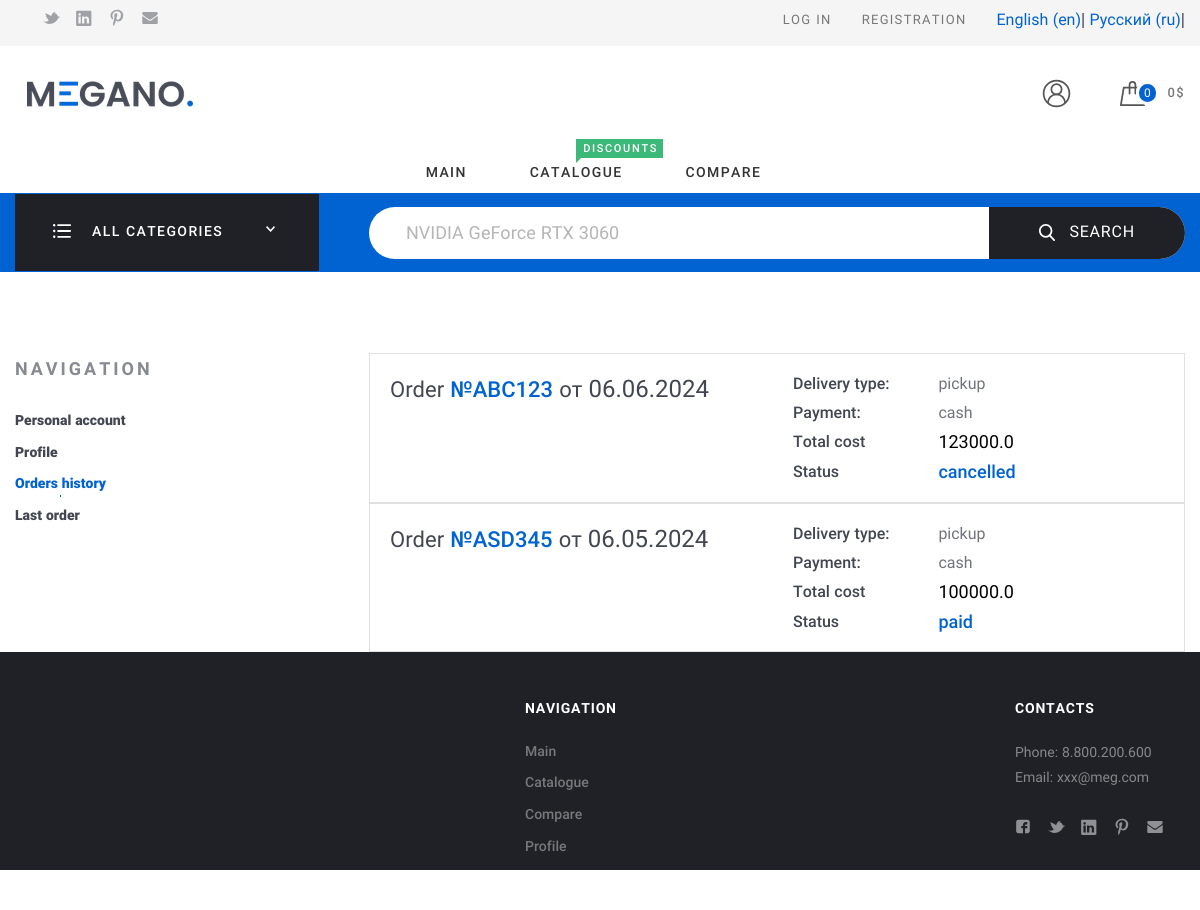
/en/profile/order/history/ (signed in), run on the app's committed database.
### pay/models.py (models this page shows)
class Order(models.Model):
    class Meta:
        get_latest_by = "created_at"
        verbose_name = _("заказ")
        verbose_name_plural = _("Заказы")
    user = models.ForeignKey(
        User,
        null=True,
        blank=True,
        on_delete=models.PROTECT,
        related_name="orders",
        verbose_name=_("пользователь"),
    )
    city = models.CharField(max_length=100, verbose_name=_("город"))
    address = models.CharField(max_length=100, verbose_name=_("адрес"))
    payment_type = models.CharField(
        choices=PaymentChoices.choices,
        default=PaymentChoices.CASH,
        max_length=100,
        verbose_name=_("оплата"),
    )
    payment_status = models.CharField(
        choices=PaymentStatus.choices,
        default=PaymentStatus.CANCELLED,
        max_length=100,
        verbose_name=_("статус оплаты"),
    )
    delivery = models.CharField(
        choices=DeliveryChoices.choices,
        default=DeliveryChoices.PICKUP,
        max_length=100,
        verbose_name=_("доставка"),
    )
    created_at = models.DateTimeField(auto_now_add=True, verbose_name=_("создан"))
    comment = models.CharField(max_length=200, verbose_name=_("комментарий"))
    reference_num = models.CharField(max_length=100, verbose_name=_("номер заказа"))

### shopapp/views.py (the view, shortened to what this page needs)
# urls.py: path("profile/order/history/", HistoryOrder.as_view(), name="history_order"),
class HistoryOrder(ListView):
    model = Order
    template_name = "shopapp/historyorder.html"
    def get_context_data(self, **kwargs):
        context = {}
        history_orders = self.request.user.orders.order_by("-created_at")
        for order in history_orders:
            context[order] = order.order_items.only("price").aggregate(Sum("price"))
            context[order] = context[order]["price__sum"]
        return {"history_orders": context}

### cart/cart.py (called while the page is built)
    def __len__(self):
        return sum(item["quantity"] for item in self.cart.values())

    def get_total_price(self):
        return sum(
            Decimal(item["price"]) * item["quantity"] for item in self.cart.values()
        )

### cart/context_processors.py (called while the page is built)
def cart(request):
    return {"cart": Cart(request)}

### shopapp/templatetags/my_tags.py (called while the page is built)
@register.simple_tag
def reference_to_products():
    return Categories.objects.filter(parent__isnull=True)

### shopapp/templates/shopapp/historyorder.html (shortened to what this page needs)
<!DOCTYPE html>
{% extends 'shopapp/base_main.html' %}
{% load static %}
{% load i18n %}
{% block middle %}
<body class="Site">
    <div class="Middle Middle_top">
        <div class="Section Section_column Section_columnLeft">
            <div class="wrap">
                <div class="Section-column">
                    <div class="Section-columnSection">
                        <header class="Section-header">
                            <strong class="Section-title">{% translate 'Navigation' %}
                            </strong>
                        </header>
                        <div class="Section-columnContent">
                            <div class="NavigateProfile">
                                <ul class="menu menu_vt">
                                    <li class="menu-item"><a class="menu-link" href="{% url 'shopapp:profile' pk=user.pk%}">{% translate 'Personal account' %}</a>
                                    </li>
                                    <li class="menu-item"><a class="menu-link" href="{% url 'shopapp:profile_update'%}">{% translate 'Profile' %}</a>
                                    </li>
                                    <li class="menu-item_ACTIVE menu-item"><a class="menu-link" href="{% url 'shopapp:history_order'%}">{% translate 'Orders history' %}</a>
                                    </li>
                                    <li class="menu-item"><a class="menu-link" href="{% url 'shopapp:last_order_details' pk=user.pk%}">{% translate 'Last order' %}</a>
                                    </li>
                                </ul>
                            </div>
                        </div>
                    </div>
                </div>
                <div class="Section-content">
                    <div class="Orders">
                        {% if history_orders %}
                        {% for order, price in history_orders.items %}
                        <div class="Order Order_anons">
                            <div class="Order-personal">
                                <div class="row">
                                    <div class="row-block"><a class="Order-title" href="{% url 'shopapp:order_details' pk=order.pk%}">{% translate 'Order' %}&#32;<span class="Order-numberOrder">№{{ order.reference_num }}</span>&#32;от&#32;<span class="Order-dateOrder">{{ order.created_at|date:"m.d.Y" }}</span></a>
                                    </div>
                                    <div class="row-block">
                                        <div class="Order-info Order-info_delivery">
                                            <div class="Order-infoType">{% translate 'Delivery type' %}:
                                            </div>
                                            <div class="Order-infoContent">{{ order.delivery }}
                                            </div>
                                        </div>
                                        <div class="Order-info Order-info_pay">
                                            <div class="Order-infoType">{% translate 'Payment' %}:
                                            </div>
                                            <div class="Order-infoContent">{{ order.payment_type }}
                                            </div>
                                        </div>
                                        <div class="Order-info">
                                            <div class="Order-infoType">{% translate 'Total cost' %}
                                            </div>
                                            <div class="Order-infoContent"><span class="Order-price"> {{ price }} </span>
                                            </div>
                                        </div>
                                        <div class="Order-info Order-info_status">
                                            <div class="Order-infoType">{% translate 'Status' %}
                                            </div>
                                            <div class="Order-infoContent">{{ order.payment_status }}
                                            </div>
                                        </div>
                                    </div>
                                </div>
                            </div>
                        </div>
                    </div>
                    {% endfor %}
                    {% else %}
                    {% translate 'No orders yet' %}.
                        </div>
                    </div>
                    {% endif %}
                </div>
            </div>
{% endblock %}

### static/assets/css/basic.css (style rules this page uses)
html { font-family: sans-serif; -ms-text-size-adjust: 100%; -webkit-text-size-adjust: 100%; }
body { margin: 0; }
article, aside, details, figcaption, figure, footer, header, main, menu, nav, section, summary { display: block; }
a { background-color: transparent; -webkit-text-decoration-skip: objects; }
b, strong { font-weight: inherit; }
b, strong { font-weight: bolder; }
.menu { width: 100%; position: relative; line-height: 1.2em; margin: 0; padding: 0; display: block; font-weight: bold; }
.menu:before, .menu:after { content: ""; display: table; }
.menu:after { clear: both; }
.menu ul, .menu li { list-style: none; padding: 0; margin: 0; }
.menu ul:after, .menu li:after { display: none; }
.menu_vt { visibility: visible; }
.menu_vt .menu-item { display: block; font-weight: 800; font-size: 14px; line-height: 1.2em; }
.menu_vt .menu-item_ACTIVE a, .menu_vt .menu-item_trigger a { color: #0063d1; cursor: default; }
.menu_vt .menu-item + .menu-item { margin-top: 10px; }
.menu_vt .menu-link { color: #424650; border: none; position: relative; display: inline-block; padding-left: 0px; padding-right: 0px; padding-bottom: 5px; }
.menu_vt .menu-link:after { content: ''; height: 2px; left: 50%; bottom: 0; right: 50%; background: #0063d1; z-index: -1; position: absolute; transition: left 400ms cubic-bezier(0.215, 0.61, 0.355, 1), right 400ms cubic-bezier(0.215, 0.61, 0.355, 1); }
.row { width: 100%; display: flex; justify-content: space-between; flex: 0 0 100%; }
.row:before, .row:after { content: ""; display: table; }
.row:after { clear: both; }
.row-block { display: block; flex-grow: 0; width: 100%; }
.row-block + .row-block { margin-left: 2rem; }
html { height: 100%; width: 100%; display: block; font-family: Roboto, Verdana, Arial, "Helvetica CY", Helvetica, "Nimbus Sans L", sans-serif; }
body { min-height: 100%; font-size: 16px; color: #424650; line-height: 1.3em; text-align: left; position: relative; min-width: 320px; background: #fff; display: flex; flex-direction: column; }
* { box-sizing: border-box; }
a { text-decoration: none; color: #0063d1; border-bottom: 1px solid #84beff; border-bottom: 1px solid rgba(0, 99, 209, 0); padding-bottom: 0; cursor: pointer; }
ul { margin: 20px 0; padding: 0 0 0 8px; list-style: none; line-height: 1.5em; }
ul li { position: relative; list-style: none; }
ul li:after { content: ' '; width: 4px; height: 4px; position: absolute; top: 10px; left: -8px; border-radius: 10px; }
.wrap { padding: 0 15px; max-width: 1630px; min-width: 320px; width: 100%; box-sizing: border-box; margin: 0 auto; position: relative; }

### data on the page
Order: reference_num "ABC123", created_at "06.06.2024", delivery "pickup", payment_type "cash", price "123000.0", payment_status "cancelled"
Order: reference_num "ASD345", created_at "06.05.2024", delivery "pickup", payment_type "cash", price "100000.0", payment_status "paid"

### other printed values
{{ lang.1 }} "English" "Русский"
{{ lang.0 }} "en" "ru"
{{ cart|length }} "0"
{{ cart.get_total_price }} "0"
